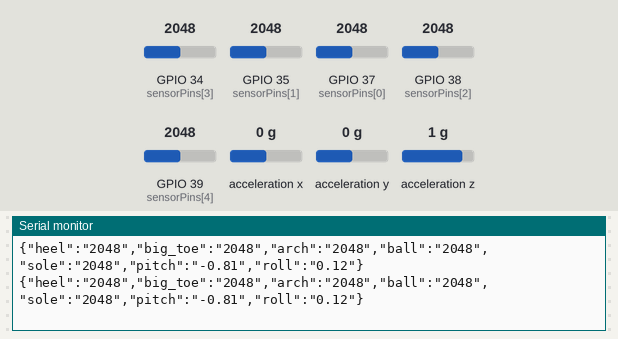
Simulated run of this sketch. Board: ESP32. Shown: the last lines printed to the serial monitor. Wiring (inferred from the names in the program): MPU-6050 motion sensor at I2C address 0x68. The test bench sets the inputs (shaded band); at power-on: acceleration x 0 g, GPIO 34 (sensorPins[3]) = 2048, GPIO 35 (sensorPins[1]) = 2048, GPIO 37 (sensorPins[0]) = 2048, GPIO 38 (sensorPins[2]) = 2048, GPIO 39 (sensorPins[4]) = 2048, acceleration y 0 g, acceleration z 1 g. Nothing arrives over Bluetooth unless stated; a phone connects over Bluetooth LE 3 s after start.

Above: at 1.2 s.
1.3 s: acceleration x set to -1.4 g
At 1.37 s:
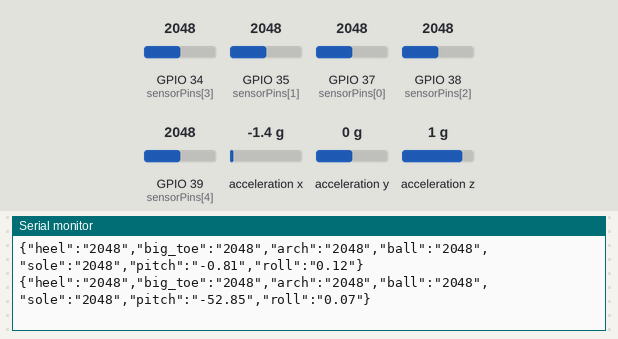
2.8 s: GPIO 34 (sensorPins[3]) set to 2866
At 2.84 s:
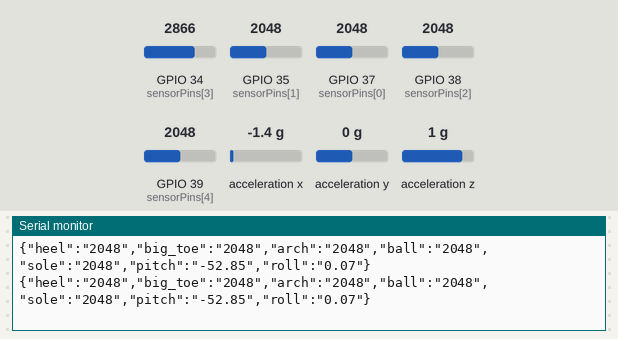
4.3 s: GPIO 35 (sensorPins[1]) set to 2866
At 4.32 s:
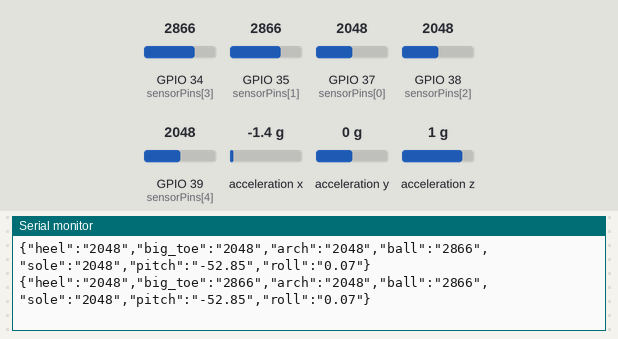
5.8 s: GPIO 37 (sensorPins[0]) set to 2866
At 5.89 s:
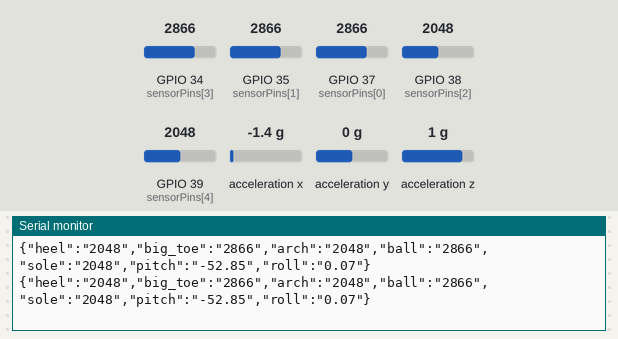
7.3 s: GPIO 38 (sensorPins[2]) set to 2866
At 7.37 s:
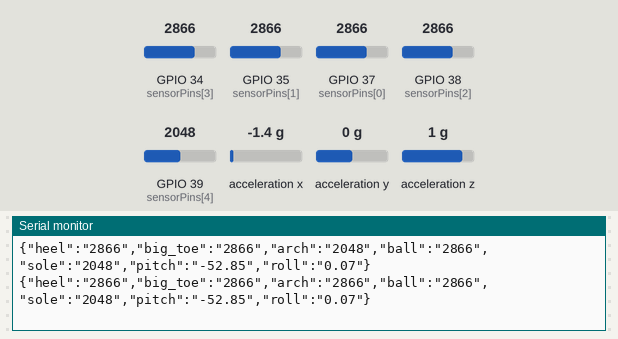
8.8 s: GPIO 39 (sensorPins[4]) set to 2866
At 8.84 s:
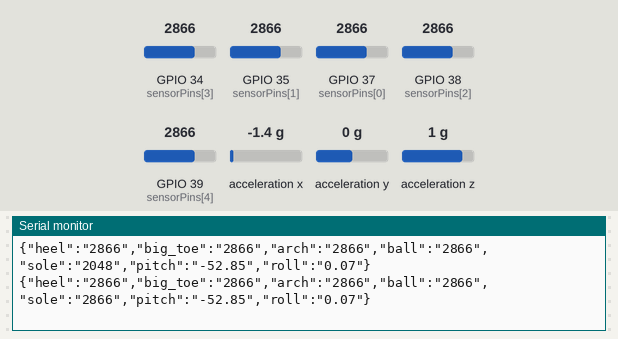

The sketch:

SYDE361_BLE.ino
```cpp
#include <BLEDevice.h>
#include <BLEServer.h>
#include <BLEUtils.h>
#include <BLE2902.h>
#include <Wire.h>  // Library so we can communicate with I2C devices: https://docs.arduino.cc/language-reference/en/functions/communication/wire/
#include <math.h>

/*
Output data will look like this:

{
  "heel": 123,
  "big_toe": 456,
  "arch": 789,
  "ball": 234,
  "sole": 567,
  "pitch": 0.23,
  "roll": 87.46
}

*/

// Define sensor pins
const int sensorPins[] = { A1, A7, A2, A6, A3 };
const char *sensorNames[] = { "heel", "big_toe", "arch", "ball", "sole" };
const int numSensors = 5;
const int MPU_address = 0x68;

// Variables to store gyroscope's raw data
int16_t acc_x, acc_y, acc_z;  // acceleration
double pitch, roll;           // pitch and roll, which are the angles relative to x and y axes

BLECharacteristic *pCharacteristic;
bool deviceConnected = false;

// BLE UUIDs
#define SERVICE_UUID "6E400001-B5A3-F393-E0A9-E50E24DCCA9E"
#define CHARACTERISTIC_UUID_RX "6E400002-B5A3-F393-E0A9-E50E24DCCA9E"
#define CHARACTERISTIC_UUID_TX "6E400003-B5A3-F393-E0A9-E50E24DCCA9E"

class MyServerCallbacks : public BLEServerCallbacks {
  void onConnect(BLEServer *pServer) {
    deviceConnected = true;
  }

  void onDisconnect(BLEServer *pServer) {
    deviceConnected = false;
  }
};

void setup() {
  Serial.begin(115200);

  BLEDevice::init("ESP32-SYDE 361");
  BLEServer *pServer = BLEDevice::createServer();
  pServer->setCallbacks(new MyServerCallbacks());

  BLEService *pService = pServer->createService(SERVICE_UUID);

  pCharacteristic = pService->createCharacteristic(
    CHARACTERISTIC_UUID_TX,
    BLECharacteristic::PROPERTY_NOTIFY);
  pCharacteristic->addDescriptor(new BLE2902());

  pService->createCharacteristic(
    CHARACTERISTIC_UUID_RX,
    BLECharacteristic::PROPERTY_WRITE);

  pService->start();
  pServer->getAdvertising()->start();

  // Set up gyroscope using Wire library
  Wire.begin();
  Wire.beginTransmission(MPU_address);
  Wire.write(0x6B);
  Wire.write(0);
  Wire.endTransmission(true);

  Serial.println("BLE JSON Notify and MPU6050 Initialized");
}

void loop() {


    Wire.beginTransmission(MPU_address);
    Wire.write(0x3B);
    Wire.endTransmission(false);
    Wire.requestFrom(MPU_address, 6, true);

    int acc_x_off, acc_y_off, acc_z_off;

    // acceleration offset correction
    acc_x_off = -250;
    acc_y_off = 36;
    acc_z_off = 1200;

    // read accel data and apply correction
    acc_x = (Wire.read() << 8 | Wire.read()) + acc_x_off;
    acc_y = (Wire.read() << 8 | Wire.read()) + acc_y_off;
    acc_z = (Wire.read() << 8 | Wire.read()) + acc_z_off;

    // get pitch and roll angles
    getAngle(acc_x, acc_y, acc_z);

    String json = "{";

    for (int i = 0; i < numSensors; i++) {
      int value = analogRead(sensorPins[i]);
      json += "\"" + String(sensorNames[i]) + "\":\"" + String(value);
      if (i < numSensors )
        json += "\",";
    }
    // add pitch and roll values to json
    json += "\"" + String("pitch") + "\":\"" + pitch + "\",";
    json += "\"" + String("roll") + "\":\"" + roll + "\"";

    json += "}";

    Serial.println(json);

    pCharacteristic->setValue(json.c_str());
    pCharacteristic->notify();

  delay(100);  // 10 updates per second
}

void getAngle(int Vx, int Vy, int Vz) {
  double x = Vx;
  double y = Vy;
  double z = Vz;
  pitch = atan(x / sqrt((y * y) + (z * z)));
  roll = atan(y / sqrt((x * x) + (z * z)));
  //convert radians into degrees
  pitch = pitch * (180.0 / 3.14);
  roll = roll * (180.0 / 3.14);
}
```

Measured:
- after the input at 1.3 s, the serial monitor: prints a new line after 0.07 s (image 1)
- after the input at 4.3 s, the serial monitor: prints a new line at once (image 3)
- after the input at 7.3 s, the serial monitor: prints a new line after 0.06 s (image 5)
- after the input at 8.8 s, the serial monitor: prints a new line at once (image 6)
